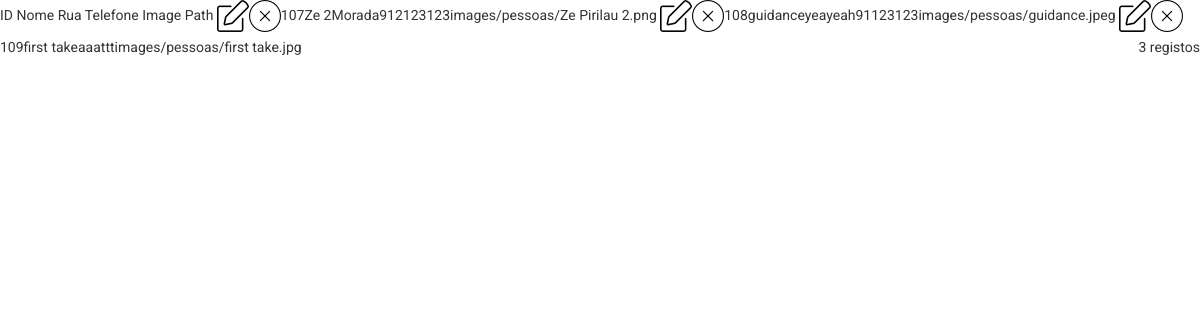
The page /simpleAdmin/admin/pessoaAJAX.php on the database its author committed.
### tables this page shows
CREATE TABLE `pessoas` (
  `pessoaId` int(11) NOT NULL AUTO_INCREMENT,
  `pessoaNome` varchar(45) NOT NULL,
  `pessoaMorada` varchar(45) NOT NULL,
  `pessoaTelefone` varchar(45) NOT NULL,
  `pessoaImagePath` varchar(45) NOT NULL,
  PRIMARY KEY (`pessoaId`)
);

### simpleAdmin/admin/pessoaAJAX.php (the view, shortened to what this page needs)
<?php
include_once "includes/body.inc.php";
$con = mysqli_connect(DBCON,DBUSER,DBPW,DBNAME);
if(isset($_GET['srch'])){
    $searchQuery = $_GET['srch'];
}else{
    $searchQuery = "";
}
parse_str(parse_url($_SERVER['HTTP_REFERER'], PHP_URL_QUERY), $pageNum);
if(!(isset($pageNum['p']))){
    $pageNum['p'] = "1";
}
if($searchQuery != ""){
    $searchTable = $_GET['sb'];
    $sql = "SELECT * FROM pessoas WHERE ".$searchTable." LIKE '%".$searchQuery."%'";
}elseif($searchQuery == ""){
    $offset = $pageNum['p'] * CNUMROWS;
    $offset -= CNUMROWS;
    $sql = "SELECT * FROM pessoas LIMIT ".CNUMROWS." OFFSET ".$offset;
}
$query = mysqli_query($con,$sql);
$count = mysqli_num_rows($query);
?>
<tr>
    <th style="width: 100px;">ID</th>
    <th>Nome</th>
    <th>Rua</th>
    <th>Telefone</th>
    <th>Image Path</th>
</tr>
<?php
if ($count > 0){
    while($pessoa = mysqli_fetch_assoc($query)){
        echo '<tr >';
        echo '<td> <a href="pessoaEdit.php?id=' .$pessoa['pessoaId']. '"><img src="images/edit-button.png" height="32" width="32"></a>';
        echo '<a data-toggle="modal" data-target="#modalInfo" onclick="loadConfirmDelete('.$pessoa["pessoaId"].')"><img onmouseover="hoverD(this)" onmouseout="unhoverD(this)" src="images/remove-button.png" height="32" width="32"></td>';
        echo '<td data-toggle="modal" data-target="#modalInfo" onclick="loadPessoaInfo('.$pessoa["pessoaId"].')"><span>' .$pessoa['pessoaId']. '</span></td>';
        echo '<td data-toggle="modal" data-target="#modalInfo" onclick="loadPessoaInfo('.$pessoa["pessoaId"].')" >' .$pessoa['pessoaNome']. '</td>';
        echo '<td data-toggle="modal" data-target="#modalInfo" onclick="loadPessoaInfo('.$pessoa["pessoaId"].')" >' .$pessoa['pessoaMorada']. '</td>';
        echo '<td data-toggle="modal" data-target="#modalInfo" onclick="loadPessoaInfo('.$pessoa["pessoaId"].')" >' .$pessoa['pessoaTelefone']. '</td>';
        echo '<td style="width: 400px;" data-toggle="modal" data-target="#modalInfo" onclick="loadPessoaInfo('.$pessoa["pessoaId"].')">' .$pessoa['pessoaImagePath']. '</td>';
        echo '</tr>';
    }
}else{
    echo '<tr>';
    echo '<td colspan="5" style="text-align: center;">Não existem registos</td>';
    echo '</tr>';
}
?>
<span class="countRegisto"><?php echo $count;?> registo<?php if($count > 1){echo 's';}?></span>

### simpleAdmin/admin/includes/body.inc.php (shortened to what this page needs)
<!DOCTYPE html>
<html>
<head>
    <link href="../assets/css/bootstrap.css" rel="stylesheet" />
    <link href="../assets/css/font-awesome.css" rel="stylesheet" />
    <link href="../assets/css/custom.css" rel="stylesheet" />
    <link href="assets/css/adminStylesheet.css" rel="stylesheet" />
</head>

### simpleAdmin/admin/assets/css/adminStylesheet.css (style rules this page uses)
.countRegisto { float: right; }

### rows shown on the page
pessoas: pessoaId "107", pessoaNome "Ze 2", pessoaMorada "Morada", pessoaTelefone "912123123", pessoaImagePath "images/pessoas/Ze Pirilau 2.png"
pessoas: pessoaId "108", pessoaNome "guidance", pessoaMorada "yeayeah", pessoaTelefone "91123123", pessoaImagePath "images/pessoas/guidance.jpeg"
pessoas: pessoaId "109", pessoaNome "first take", pessoaMorada "aaa", pessoaTelefone "ttt", pessoaImagePath "images/pessoas/first take.jpg"

### other values the page prints
$count "3"
